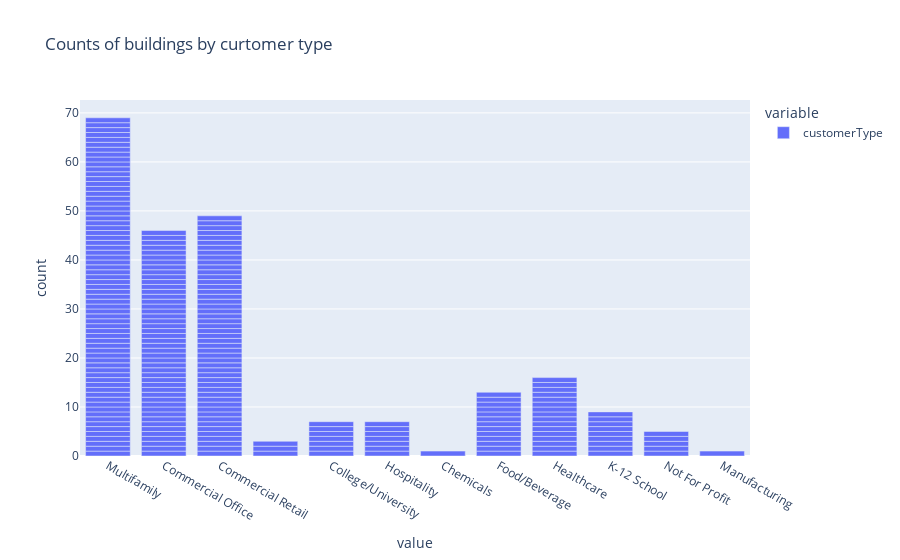

The notebook cell this image was saved under:
### Code cell
df_buildings_flt[["customerType"]].plot(kind='bar', title = "Counts of buildings by curtomer type")

### Figure 1 — Plotly figure (JSON) as saved in the notebook; plotly's stock layout.template omitted (floating-point values rounded to 4 significant figures; data arrays with more than 128 entries replaced by an {"elided": "..."} marker saying what was removed)
{"data": [{"alignmentgroup": "True", "hovertemplate": "variable=customerType<br>value=%{x}<br>count=%{y}<extra></extra>", "legendgroup": "customerType", "marker": {"color": "#636efa", "pattern": {"shape": ""}}, "name": "customerType", "offsetgroup": "customerType", "orientation": "v", "showlegend": true, "textposition": "auto", "type": "bar", "x": {"elided": "229 str values"}, "xaxis": "x", "y": {"elided": "229 int values"}, "yaxis": "y"}], "layout": {"barmode": "relative", "legend": {"title": {"text": "variable"}, "tracegroupgap": 0}, "title": {"text": "Counts of buildings by curtomer type"}, "xaxis": {"anchor": "y", "domain": [0, 1], "title": {"text": "value"}}, "yaxis": {"anchor": "x", "domain": [0, 1], "title": {"text": "count"}}}}
